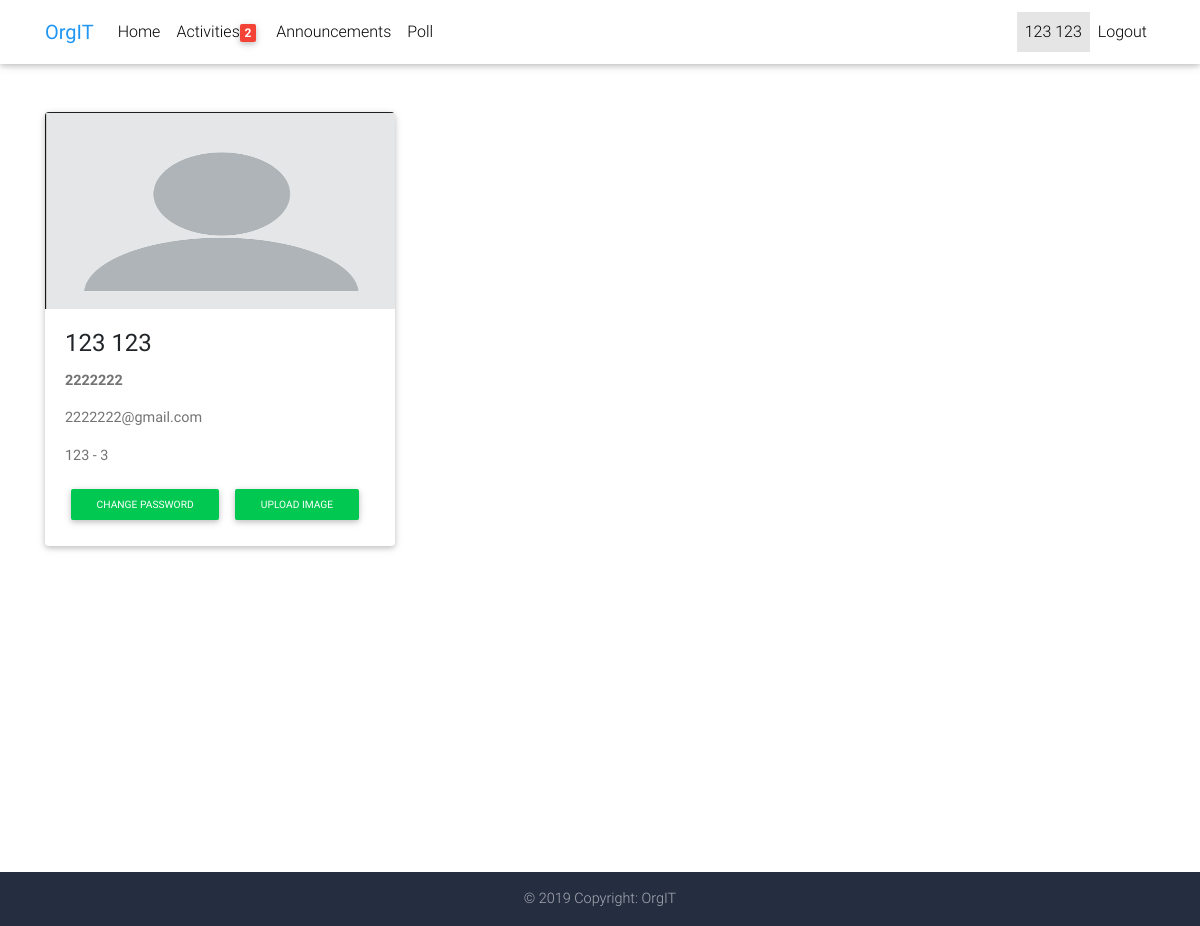
The app's page /viewprofile.php (signed in) with its own data.
### tables this page shows
CREATE TABLE IF NOT EXISTS `users` (
  `id` int(255) NOT NULL AUTO_INCREMENT,
  `firstname` varchar(255) NOT NULL,
  `lastname` varchar(255) NOT NULL,
  `idnumber` int(255) NOT NULL,
  `course` varchar(255) NOT NULL,
  `year` int(255) NOT NULL,
  `email` varchar(255) NOT NULL,
  `password` varchar(255) NOT NULL,
  `status` enum('Rejected','Accepted','Renewing') DEFAULT NULL,
  `image` text,
  `endofsem` varchar(255) DEFAULT NULL,
  PRIMARY KEY (`id`),
  UNIQUE KEY `idnumber` (`idnumber`),
  UNIQUE KEY `email` (`email`)
);

### inc/session.php (called while the page is built, shortened)
<?php
	include 'inc/db.php';;
 	$today = date('Y-m-d');
	if(isset($_SESSION['users'])){
		$sql = mysqli_query($db, "SELECT * FROM users where `idnumber` = '".$_SESSION['users']."'");
		$user = mysqli_fetch_assoc($sql);
	}
?>

### viewprofile.php (the view, shortened to what this page needs)
<?php
include 'inc/header.php';
include 'inc/session.php';
$link = "Profile";
?>
<body>
<?php include 'inc/navbar.php'; ?>
  <main class="mt-5 pt-2">
    <div class="container mt-2">
      <div class="row">
      <div class="pt-5 col-lg-4 col-md-12 mb-4">
        <div class="card">
          <div class="view overlay">
            <div class="embed-responsive embed-responsive-16by9 rounded-top">
              <?php if(!empty($user['image'])): ?>
                <image class="embed-responsive-item" src="img/users/<?php echo $user['id']; ?>/<?php echo $user['image']; ?>" allowfullscreen=""></image>
              <?php else: ?>
                <image class="embed-responsive-item" src="img/stock.jpg" allowfullscreen=""></image>
              <?php endif ?>
            </div>
          </div>
          <div class="card-body">
            <h4 class="card-title"><?php echo $user['firstname']. ' '.$user['lastname']; ?></h4>
            <p class="card-text"><strong><?php echo $user['idnumber']; ?></strong></p>
            <p class="card-text"><?php echo $user['email']; ?></p>
            <p class="card-text"><?php echo $user['course']. ' - '.$user['year']; ?></p>
            <button class="btn btn-success btn-sm waves-effect" data-toggle="modal" data-target="#changepassword">Change Password</button>
            <button class="btn btn-success btn-sm waves-effect" data-toggle="modal" data-target="#photo">Upload Image</button>
          </div>
        </div>
      </div>
    </div>
    </div>
  </main>
<?php include 'inc/footer.php'; ?>
</body>
</html>

### inc/navbar.php (shortened to what this page needs)
<?php if(empty($_SESSION['users'])): ?>
  <header>
    <nav class="navbar fixed-top navbar-expand-lg navbar-light white scrolling-navbar">
      <div class="container">
        <a href="index.php" class="navbar-brand waves-effect">
          <strong class="blue-text">OrgIT </strong>
        </a>
        <button class="navbar-toggler" type="button" data-toggle="collapse" data-target="#navbarSupportedContent"
          aria-controls="navbarSupportedContent" aria-expanded="false" aria-label="Toggle navigation">
          <span class="navbar-toggler-icon"></span>
        </button>
        <div class="collapse navbar-collapse" id="navbarSupportedContent">
          <ul class="navbar-nav mr-auto">
            <li class="nav-item active">
              <a class="nav-link waves-effect" href="index.php">Home
                <span class="sr-only">(current)</span>
              </a>
            </li>
          </ul>
          <ul class="navbar-nav nav-flex-icons">
            <li class="nav-item">
              <a class="nav-link waves-effect" data-toggle="modal" data-target="#signup">Signup
              </a>
            </li>
            <li class="nav-item">
              <a class="nav-link waves-effect" data-toggle="modal" data-target="#login">Login
              </a>
            </li>
          </ul>
        </div>
      </div>
    </nav>
  </header>
  <?php else: ?>
  <header>
    <nav class="navbar fixed-top navbar-expand-lg navbar-light white scrolling-navbar">
      <div class="container">
        <a href="index.php" class="navbar-brand waves-effect">
          <strong class="blue-text">OrgIT </strong>
        </a>
        <div class="collapse navbar-collapse" id="navbarSupportedContent">
          <ul class="navbar-nav mr-auto">
            <li class="nav-item <?php if($link == 'Home') {echo 'active';} ?>">
              <a class="nav-link waves-effect" href="index.php">Home
              </a>
            </li>
            <li class="nav-item <?php if($link == 'Activities') {echo 'active';} ?>">
              <a class="nav-link waves-effect" href="activities.php">Activities<?php
                $sql1 = mysqli_query($db, " SELECT count(*) as counted from activities where DATEDIFF('".$today."', deadline) < '3'");
                 $row2 = mysqli_fetch_assoc($sql1);
                 $count = $row2['counted'];
                 if ($count > '0'){
                  echo '<span class="badge red z-depth-1 mr-1">'.$count.'</span>';
                 }
                ?> </a>
            </li>
            <li class="nav-item <?php if($link == 'Announcements') {echo 'active';} ?>">
              <a class="nav-link waves-effect" href="announcements.php">Announcements<?php
                ?> </a>
            </li>
            <li class="nav-item <?php if($link == 'Poll') {echo 'active';} ?>">
              <a class="nav-link waves-effect" href="poll.php">Poll
              </a>
            </li>
          </ul>
          <ul class="navbar-nav nav-flex-icons">
            <li class="nav-item <?php if($link == 'Profile') {echo 'active';} ?>">
              <a href="viewprofile.php" class="nav-link waves-effect"><?php echo ucwords($user['firstname']). ' '.ucwords($user['lastname']); ?></a>
            </li>
            <li class="nav-item">
              <a href="logout.php" class="nav-link waves-effect">Logout
              </a>
            </li>
          </ul>
        </div>
      </div>
    </nav>
  </header>
  <?php endif ?>

### inc/header.php (style rules this page uses)
* { margin: 0; padding: 0; }
html, body { height: 100%; width: 100%; }
main { min-height: 100%; }
header { width: 100%; }

### records on screen
users: firstname "123", lastname "123", idnumber "2222222", email "2222222@gmail.com", course "123", year "3"

### other values on screen
$count "2"
